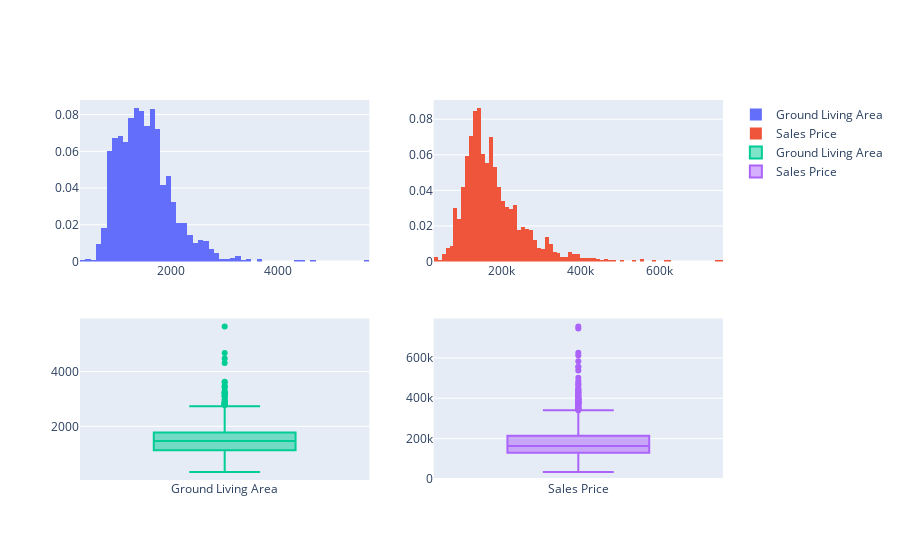

Notebook cell for this chart:
### Code cell
#there is a clear relationship, but there are some outliers, we will use boxplots to visualize these before filtering them out
fig = make_subplots(rows=2, cols=2)
fig.add_trace(go.Histogram(x=df_housing_data.loc[:,'GrLivArea'], 
                           histnorm='probability',
                           name = 'Ground Living Area',
                           xbins=dict(
                            size=100)),
                            row=1, col=1)
fig.add_trace(go.Histogram(x=df_housing_data.loc[:,'SalePrice'], 
                           histnorm='probability',
                           name = 'Sales Price'), 
                            row=1, col=2)
fig.add_trace(go.Box(y=df_X_GR, name="Ground Living Area"), row=2, col=1)
fig.add_trace(go.Box(y=df_Y_price, name = "Sales Price"), row=2, col=2)
fig.show()

### Figure 1 — Plotly figure (JSON) as saved in the notebook; plotly's stock layout.template omitted (floating-point values rounded to 4 significant figures; data arrays with more than 128 entries replaced by an {"elided": "..."} marker saying what was removed)
{"data": [{"histnorm": "probability", "name": "Ground Living Area", "type": "histogram", "x": {"elided": "1460 int values"}, "xaxis": "x", "xbins": {"size": 100}, "yaxis": "y"}, {"histnorm": "probability", "name": "Sales Price", "type": "histogram", "x": {"elided": "1460 int values"}, "xaxis": "x2", "yaxis": "y2"}, {"name": "Ground Living Area", "type": "box", "visible": true, "xaxis": "x3", "y": {"elided": "1460 int values"}, "yaxis": "y3"}, {"name": "Sales Price", "type": "box", "xaxis": "x4", "y": {"elided": "1460 int values"}, "yaxis": "y4"}], "layout": {"autosize": true, "xaxis": {"anchor": "y", "autorange": true, "domain": [0, 0.45], "range": [299.5, 5700.0], "type": "linear"}, "xaxis2": {"anchor": "y2", "autorange": true, "domain": [0.55, 1], "range": [30000.0, 760000.0], "type": "linear"}, "xaxis3": {"anchor": "y3", "autorange": true, "domain": [0, 0.45], "range": [-0.5, 0.5], "type": "category"}, "xaxis4": {"anchor": "y4", "autorange": true, "domain": [0.55, 1], "range": [-0.5, 0.5], "type": "category"}, "yaxis": {"anchor": "x", "autorange": true, "domain": [0.575, 1], "range": [0, 0.08796]}, "yaxis2": {"anchor": "x2", "autorange": true, "domain": [0.575, 1], "range": [0, 0.09084]}, "yaxis3": {"anchor": "x3", "autorange": true, "domain": [0, 0.425], "range": [39.11, 5937.0], "type": "linear"}, "yaxis4": {"anchor": "x4", "autorange": true, "domain": [0, 0.425], "range": [-5106.0, 795000.0], "type": "linear"}}}
